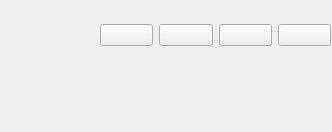
<?xml version="1.0" encoding="UTF-8"?>
<ui version="4.0">
 <class>musicGUI</class>
 <widget class="QWidget" name="musicGUI">
  <property name="geometry">
   <rect>
    <x>0</x>
    <y>0</y>
    <width>332</width>
    <height>132</height>
   </rect>
  </property>
  <property name="windowTitle">
   <string>Form</string>
  </property>
  <widget class="QWidget" name="gridLayoutWidget">
   <property name="geometry">
    <rect>
     <x>100</x>
     <y>0</y>
     <width>231</width>
     <height>71</height>
    </rect>
   </property>
   <layout class="QGridLayout" name="gridLayout">
    <item row="0" column="0">
     <widget class="QPushButton" name="btn1">
      <property name="text">
       <string/>
      </property>
     </widget>
    </item>
    <item row="0" column="5">
     <widget class="QPushButton" name="btn4">
      <property name="text">
       <string/>
      </property>
     </widget>
    </item>
    <item row="0" column="4">
     <widget class="QPushButton" name="btn3">
      <property name="text">
       <string/>
      </property>
     </widget>
    </item>
    <item row="0" column="3">
     <widget class="QPushButton" name="btn2">
      <property name="text">
       <string/>
      </property>
     </widget>
    </item>
   </layout>
  </widget>
 </widget>
 <resources/>
 <connections/>
</ui>
